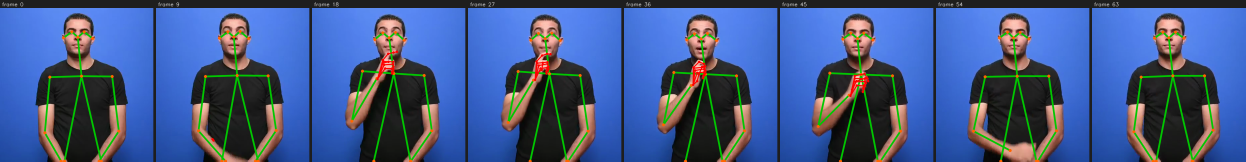
#> input picture openpose_overlay/Diverse__أَبٌ_(إِشَارَة_3)_frames.png, 3736 x 484 px (shown at 1/3 size); its folder holds only this picture in this run
$ python -i video_io.py   (imports and definitions only)
#> lines starting #> are read from the running program, lines starting #| are printed output that depends on the picture
"""Video I/O utilities shared across the avatar pipeline.

All functions operate on numpy arrays (H, W, 3) uint8 in RGB colour space.
"""
from __future__ import annotations

import hashlib
import re
import subprocess
import unicodedata
from pathlib import Path
from typing import List, Optional, Tuple

import cv2
import numpy as np
from PIL import Image


ASCII_STEM_MAX_LEN = 80


# ---------------------------------------------------------------------------
# Path safety
# ---------------------------------------------------------------------------

def ascii_slug(value: str, fallback: str = "avatar", max_len: int = ASCII_STEM_MAX_LEN) -> str:
    """Return a filesystem-safe ASCII slug.

    Non-ASCII labels, including Arabic sign names, collapse to a deterministic
    ``fallback_<hash>`` name. This keeps generated media portable across video
    players, archives, and file shares that mishandle Unicode paths.
    """
    normalised = unicodedata.normalize("NFKD", value)
    ascii_text = normalised.encode("ascii", "ignore").decode("ascii").lower()
    slug = re.sub(r"[^a-z0-9]+", "_", ascii_text).strip("_")
    digest = hashlib.sha1(value.encode("utf-8")).hexdigest()[:8]
    if slug:
        return slug[:max_len].strip("_")
    return f"{fallback}_{digest}"


def ensure_ascii_media_path(path: str | Path, default_stem: str = "avatar") -> Path:
    """Return an equivalent path whose filename stem is simple ASCII."""
    p = Path(path)
    suffix = p.suffix.lower()
    stem = ascii_slug(p.stem or default_stem, fallback=default_stem)
    return p.with_name(f"{stem}{suffix}")


# ---------------------------------------------------------------------------
# Reading
# ---------------------------------------------------------------------------

# [100 lines left out: functions read_video_frames, get_video_info, extract_reference_frames, not called in this run]


# ---------------------------------------------------------------------------
# Writing
# ---------------------------------------------------------------------------

def write_video(
    frames: List[np.ndarray],
    output_path: str | Path,
    fps: float = 25.0,
    crf: int = 18,
    codec: str = "libx264",
    pixel_format: str = "yuv420p",
    verbose: bool = True,
) -> Path:
    """Encode a list of RGB frames to an H.264 MP4 via ffmpeg.

    ffmpeg is required so every MP4 is finalised as H.264/yuv420p.

    Args:
        frames: list of (H, W, 3) uint8 RGB arrays (all same size).
        output_path: destination .mp4 path.
        fps: output frame rate.
        crf: H.264 quality (0=lossless, 18=high, 23=default, 51=worst).
        codec: video codec (libx264 recommended).
        pixel_format: yuv420p for maximum compatibility.
        verbose: print progress.

    Returns:
        Path to the written file.
    """
    out = ensure_ascii_media_path(output_path, default_stem="avatar_video")
    out.parent.mkdir(parents=True, exist_ok=True)

    if not frames:
        raise ValueError("No frames to write.")

    repaired = repair_frame_sequence(frames)
    h, w = repaired[0].shape[:2]

    # Always force broadly compatible MP4 output. If validation fails, re-export
    # once from the repaired in-memory frames before surfacing the failure.
    last_error: Exception | None = None
    for attempt in range(2):
        try:
            _write_via_ffmpeg(
                repaired,
                out,
                fps=fps,
                crf=crf,
                codec="libx264",
                pixel_format="yuv420p",
                w=w,
                h=h,
            )
            validate_video_file(out, expected_min_frames=len(repaired))
            break
        except (FileNotFoundError, subprocess.CalledProcessError, IOError, ValueError) as e:
            last_error = e
            out.unlink(missing_ok=True)
            if attempt == 1:
                raise RuntimeError(f"Could not export a valid H.264/yuv420p MP4: {out}") from last_error

    if verbose:
        size_mb = out.stat().st_size / 1e6
        print(f"  Saved: {out}  ({len(repaired)} frames @ {fps:.0f} fps, {size_mb:.1f} MB)")

    return out


# [282 lines left out: functions write_frames, repair_frame_sequence, validate_image_file, validate_video_file, _coerce_frame, _write_via_ffmpeg and 3 more, not called in this run]

>>> import cv2
>>> picture = cv2.imread('../../openpose_overlay/Diverse__أَبٌ_(إِشَارَة_3)_frames.png', cv2.IMREAD_GRAYSCALE)
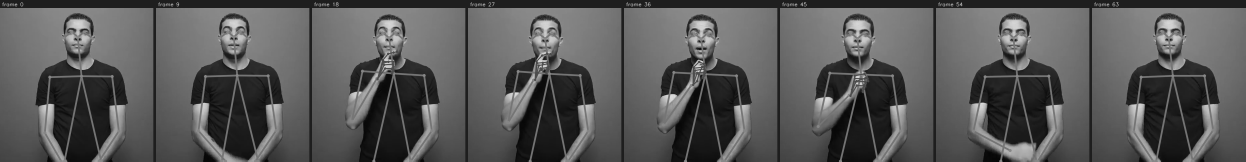
#> picture: shape (484, 3736) (shown at 1/3 size); min 1, max 233, mean 87.9
>>> result = write_video(picture, 'out.png')
#> (the run stopped early here; a loop or call above may not have finished)

$ run again, on openpose_overlay/Letters__ن_(إِشَارَة_2)_frames.png
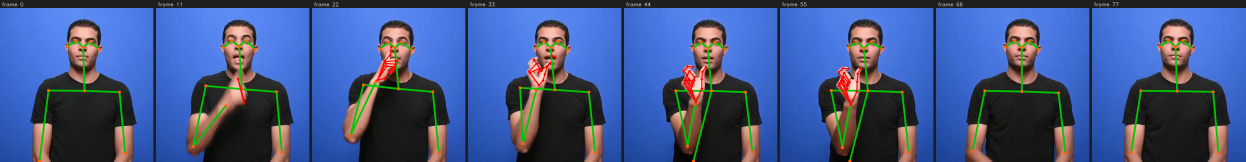
#> input picture openpose_overlay/Letters__ن_(إِشَارَة_2)_frames.png, 3736 x 484 px (shown at 1/3 size)
#> `picture = cv2.imread('../../openpose_overlay/Diverse__أَبٌ_(إِشَارَة..`:
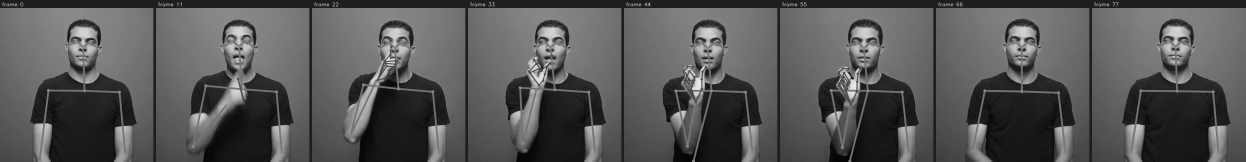
#> picture: shape (484, 3736) (shown at 1/3 size); min 0, max 242, mean 86

$ run again, on openpose_overlay/Pronouns__أَنْتُمْ_(إِشَارَة_3)_frames.png
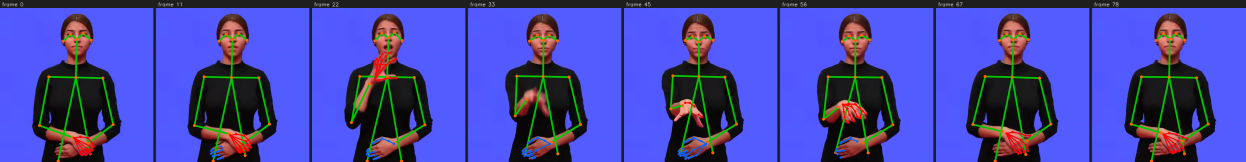
#> input picture openpose_overlay/Pronouns__أَنْتُمْ_(إِشَارَة_3)_frames.png, 3736 x 484 px (shown at 1/3 size)
#> `picture = cv2.imread('../../openpose_overlay/Diverse__أَبٌ_(إِشَارَة..`:
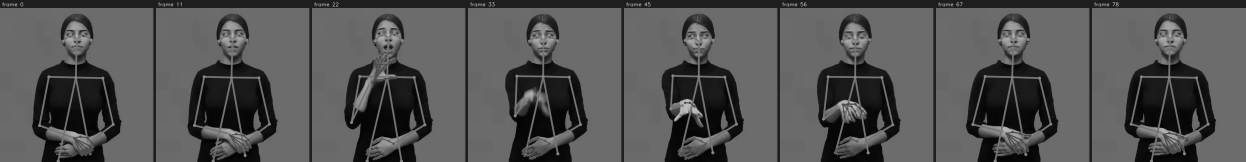
#> picture: shape (484, 3736) (shown at 1/3 size); min 0, max 217, mean 82.5
